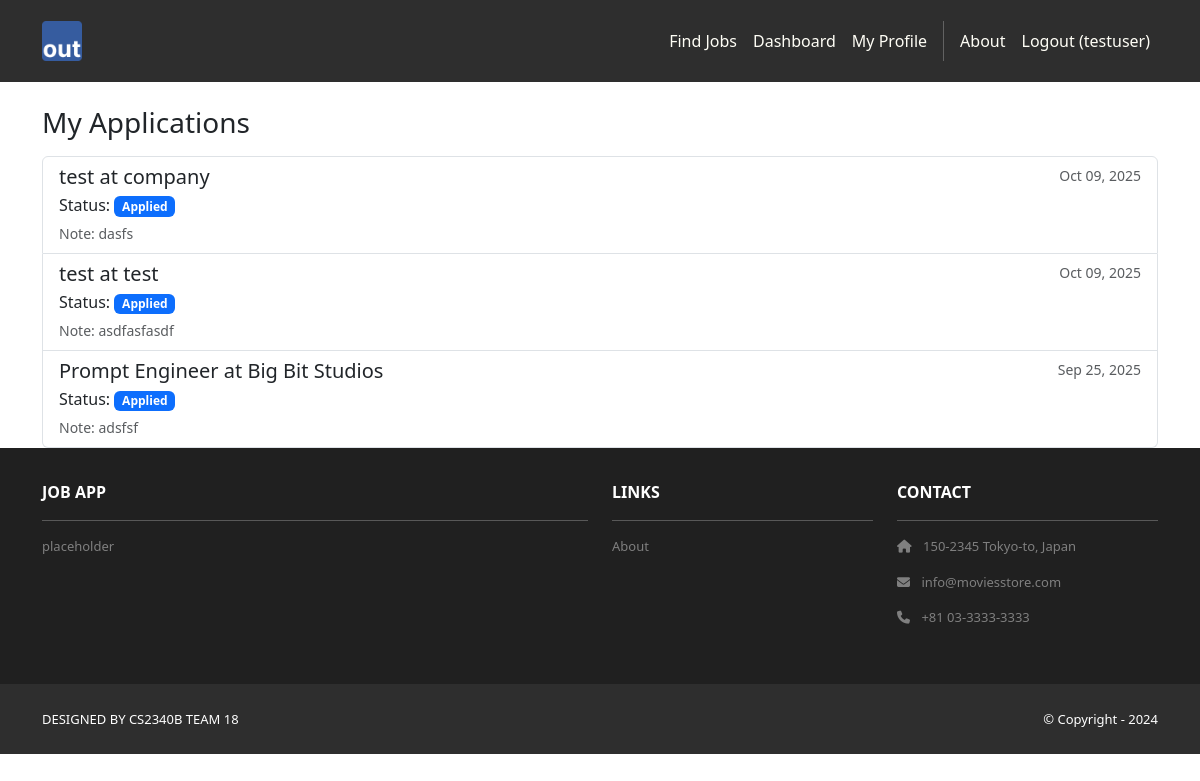
Before: /jobs/applications/ (signed in) with the older database file.
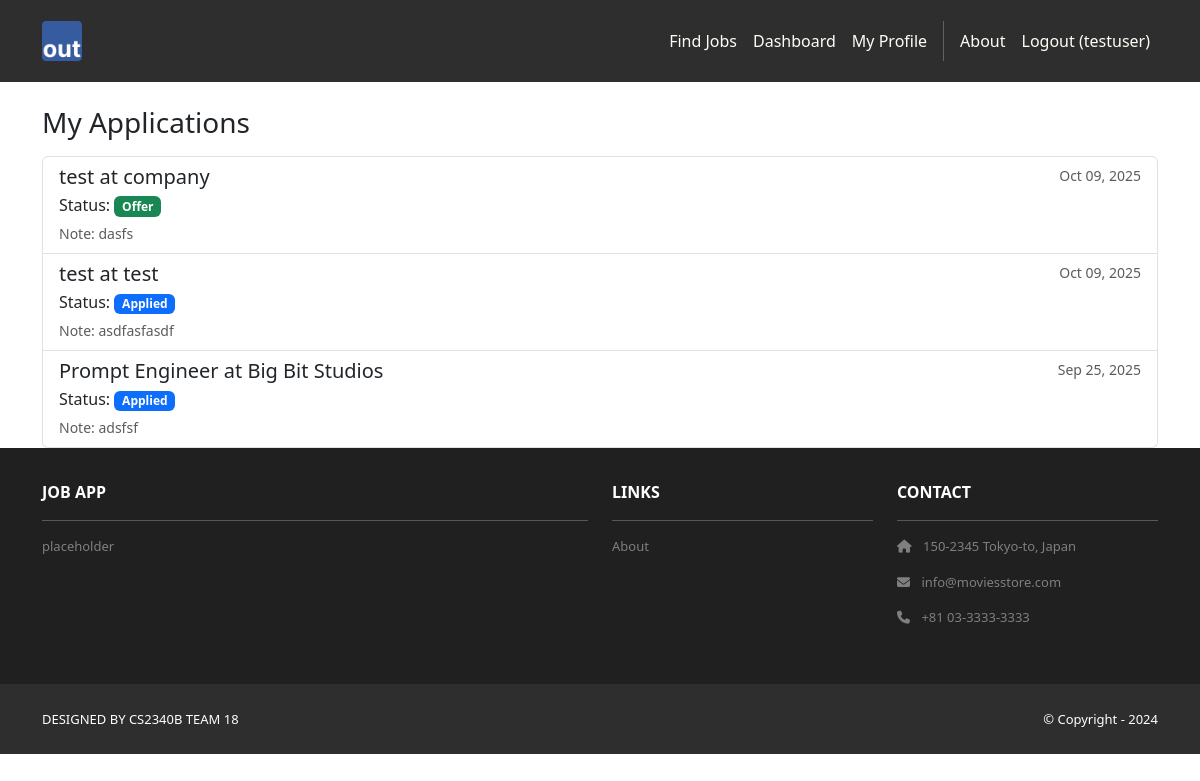
After: the same page with the newer database file.
### jobs/models.py (models this page shows, shortened)
class JobApplication(models.Model):
    STATUS_CHOICES = [
        ('applied', 'Applied'),
        ('review', 'Under Review'),
        ('interview', 'Interview'),
        ('offer', 'Offer Extended'),
        ('accepted', 'Offer Accepted'),
        ('rejected', 'Rejected'),
        ('withdrawn', 'Withdrawn'),
    ]
    KANBAN_STATUS_CHOICES = [
        ('applied', 'Applied'),
        ('review', 'Review'),
        ('interview', 'Interview'),
        ('offer', 'Offer'),
        ('closed', 'Closed'),
    ]
    job = models.ForeignKey(Job, on_delete=models.CASCADE, related_name='applications')
    applicant = models.ForeignKey(User, on_delete=models.CASCADE, related_name='job_applications')
    cover_letter = models.TextField(blank=True, help_text="Optional cover letter or note")
    status = models.CharField(max_length=20, choices=STATUS_CHOICES, default='applied')
    kanban_status = models.CharField(max_length=20, choices=KANBAN_STATUS_CHOICES, default='applied', help_text="Status for kanban board management")
    applied_at = models.DateTimeField(auto_now_add=True)
    updated_at = models.DateTimeField(auto_now=True)
    class Meta:
        unique_together = ['job', 'applicant']  # Prevent duplicate applications
        ordering = ['-applied_at']
    def get_kanban_display_status(self):
        return dict(self.KANBAN_STATUS_CHOICES)[self.kanban_status]

class Job(models.Model):
    JOB_TYPE_CHOICES = [
        ('full_time', 'Full Time'),
        ('part_time', 'Part Time'),
        ('contract', 'Contract'),
        ('internship', 'Internship'),
        ('temporary', 'Temporary'),
    ]
    REMOTE_CHOICES = [
        ('remote', 'Remote'),
        ('hybrid', 'Hybrid'),
        ('onsite', 'On-site'),
    ]
    EXPERIENCE_CHOICES = [
        ('entry', 'Entry Level (0-2 years)'),
        ('mid', 'Mid Level (3-5 years)'),
        ('senior', 'Senior Level (6+ years)'),
        ('executive', 'Executive Level'),
    ]
    title = models.CharField(max_length=200)
    company = models.CharField(max_length=200)
    description = models.TextField()
    requirements = models.TextField(help_text="Job requirements and qualifications")
    posted_by = models.ForeignKey(User, on_delete=models.CASCADE, related_name='posted_jobs')
    job_type = models.CharField(max_length=20, choices=JOB_TYPE_CHOICES, default='full_time')
    remote_type = models.CharField(max_length=20, choices=REMOTE_CHOICES, default='onsite')
    experience_level = models.CharField(max_length=20, choices=EXPERIENCE_CHOICES, default='mid')
    salary_min = models.DecimalField(max_digits=10, decimal_places=2, null=True, blank=True)
    salary_max = models.DecimalField(max_digits=10, decimal_places=2, null=True, blank=True)
    salary_currency = models.CharField(max_length=3, default='USD')
    salary_period = models.CharField(max_length=20, choices=[
        ('hourly', 'Per Hour'),
        ('monthly', 'Per Month'),
        ('yearly', 'Per Year'),
    ], default='yearly')
    city = models.CharField(max_length=100)
    state = models.CharField(max_length=100)
    country = models.CharField(max_length=100, default='United States')
    postal_code = models.CharField(max_length=20, blank=True)
    latitude = models.DecimalField(max_digits=9, decimal_places=6, null=True, blank=True, help_text="Latitude for map display")
    longitude = models.DecimalField(max_digits=9, decimal_places=6, null=True, blank=True, help_text="Longitude for map display")
    full_address = models.TextField(blank=True, help_text="Full address for geocoding and display")
    required_skills = models.TextField(blank=True, help_text="Required skills, separated by commas")
    preferred_skills = models.TextField(blank=True, help_text="Preferred skills, separated by commas")
    visa_sponsorship = models.BooleanField(default=False, help_text="Visa sponsorship available")
    benefits = models.TextField(blank=True, help_text="Benefits and perks")
    is_active = models.BooleanField(default=True)
    application_deadline = models.DateField(null=True, blank=True)
    created_at = models.DateTimeField(auto_now_add=True)
    updated_at = models.DateTimeField(auto_now=True)
    class Meta:
        ordering = ['-created_at']
        verbose_name = 'Job Posting'
        verbose_name_plural = 'Job Postings'

### jobs/views.py (the view)
# urls.py: path('applications/', views.my_applications, name='my_applications'),
@applicant_required
def my_applications(request):
    applications = JobApplication.objects.filter(applicant=request.user).order_by('-applied_at')
    context = {
        'template_data': {
            'title': 'My Applications',
            'user_type': 'applicant'
        },
        'applications': applications
    }
    return render(request, 'jobs/my_applications.html', context)

### jobs/templates/jobs/my_applications.html
{% extends 'base.html' %}
{% block content %}
<div class="container mt-4">
  <h3 class="mb-3">My Applications</h3>
  {% if applications %}
    <div class="list-group">
      {% for app in applications %}
        <a href="{% url 'jobs:application_detail' app.pk %}" class="list-group-item list-group-item-action">
          <div class="d-flex w-100 justify-content-between">
            <h5 class="mb-1">{{ app.job.title }} at {{ app.job.company }}</h5>
            <small class="text-muted">{{ app.applied_at|date:"M d, Y" }}</small>
          </div>
          <p class="mb-1">Status: <span class="badge
            {% if app.kanban_status == 'applied' %}bg-primary
            {% elif app.kanban_status == 'review' %}bg-warning
            {% elif app.kanban_status == 'interview' %}bg-info
            {% elif app.kanban_status == 'offer' %}bg-success
            {% elif app.kanban_status == 'closed' %}bg-secondary
            {% else %}bg-secondary{% endif %}">
            {{ app.get_kanban_display_status }}</span></p>
          {% if app.cover_letter %}
            <small class="text-muted">Note: {{ app.cover_letter|truncatechars:140 }}</small>
          {% endif %}
        </a>
      {% endfor %}
    </div>
  {% else %}
    <div class="alert alert-info">You haven't applied to any jobs yet.</div>
  {% endif %}
</div>
{% endblock %}

### jobapp/templates/base.html (shortened to what this page needs)
<!DOCTYPE html>
<html>
    {% load static %}
  <head>
    <link href="https://cdn.jsdelivr.net/npm/bootstrap@5.3.3/dist/css/bootstrap.min.css" rel="stylesheet">
    <link rel="stylesheet" href="https://cdnjs.cloudflare.com/ajax/libs/font-awesome/6.1.1/css/all.min.css">
    <link rel="stylesheet" type="text/css"
          href="{% static 'css/style.css' %}">
  </head>
  <body>
     <nav class="p-3 navbar navbar-dark bg-dark
         navbar-expand-lg">
      <div class="container">
        <a class="navbar-brand"
           href="{% url 'home.index' %}">
          <img src="{% static 'img/logo.png' %}" alt="logo"
               height="40" />
        </a>
        <div class="collapse navbar-collapse"
             id="navbarNavAltMarkup">
          <div class="navbar-nav ms-auto navbar-ml">
            {% if user.is_authenticated %}
              {% if template_data.user_type == 'applicant' %}
                <a class="nav-link" href="{% url 'jobs:list' %}">Find Jobs</a>
              {% endif %}
            {% else %}
              <a class="nav-link" href="{% url 'jobs:list' %}">Find Jobs</a>
            {% endif %}
            {% if user.is_authenticated %}
              {% if template_data.user_type == 'applicant' %}
                <a class="nav-link" href="{% url 'applicants:dashboard' %}">Dashboard</a>
                <a class="nav-link" href="{% url 'applicants:profile' %}">My Profile</a>
              {% elif template_data.user_type == 'recruiter' %}
                <a class="nav-link" href="{% url 'recruiters:dashboard' %}">Dashboard</a>
                <a class="nav-link" href="{% url 'jobs:create' %}">Post Job</a>
                <a class="nav-link" href="{% url 'jobs:recruiter_jobs' %}">My Jobs</a>
              {% endif %}
              <a class="nav-link" href="{% url 'home.about' %}">About</a>
              <a class="nav-link" href="{% url 'accounts.logout' %}">Logout ({{user.username }})</a>
            {% else %}
              <a class="nav-link" href="{% url 'home.about' %}">About</a>
              <div class="vr bg-white mx-2 d-none d-lg-block"></div>
              <a class="nav-link" href="{% url 'accounts.login' %}">Login</a>
              <a class="nav-link" href="{% url 'accounts.signup' %}">Sign Up</a>
            {% endif %}
          </div>
        </div>
      </div>
    </nav>
    <div>
      {% block content %}
      {% endblock content %}
    </div>
     <section class="p-3 ms-footer d-none d-md-block">
      <div class="container">
        <div class="row mt-3 text-white">
          <div class="col-md-6 col-lg-6 col-xl-6
               mx-auto mb-4">
            <b>JOB APP</b>
            <hr />
            <p>
              placeholder
            </p>
          </div>
          <div class="col-md-3 col-lg-3 col-xl-3
               mx-auto mb-4">
            <b>LINKS</b>
            <hr />
            <p><a class="nav-link"
              href="{% url 'home.about' %}">
              About
            </a></p>
          </div>
          <div class="col-md-3 col-lg-3 col-xl-3 mx-auto
               mb-4">
            <b>CONTACT</b>
            <hr />
            <p><i class="fas fa-home me-2"></i>
              150-2345 Tokyo-to, Japan
            </p>
            <p><i class="fas fa-envelope me-2"></i>
              info@moviesstore.com
            </p>
            <p><i class="fas fa-phone me-2"></i>
              +81 03-3333-3333
            </p>
          </div>
        </div>
      </div>
    </section>
    <section class="p-3 ms-footer-bottom bg-dark">
      <div class="container d-flex
           justify-content-between">
        <div class="me-5 text-white">
          <span>DESIGNED BY
            CS2340B TEAM 18
          </span>
        </div>
        <div class="text-white">
          <span>© Copyright - 2024</span>
        </div>
      </div>
    </section>
  </body>
</html>

### jobapp/static/css/style.css (style rules this page uses)
.navbar a.nav-link { color: #FFFEF6 !important; }
.bg-dark { background-color: #2E2E2E !important; }
.ms-footer { background-color: #202020; }
.ms-footer p { color: #7F7F7F; font-size: 13px; }
.ms-footer-bottom span { font-size: 13px; line-height: 38px; }

Changed rows visible on the page:
changed JobApplication "dasfs": kanban_status "applied" → "offer" (drawn); get_kanban_display_status "Applied" → "Offer"
